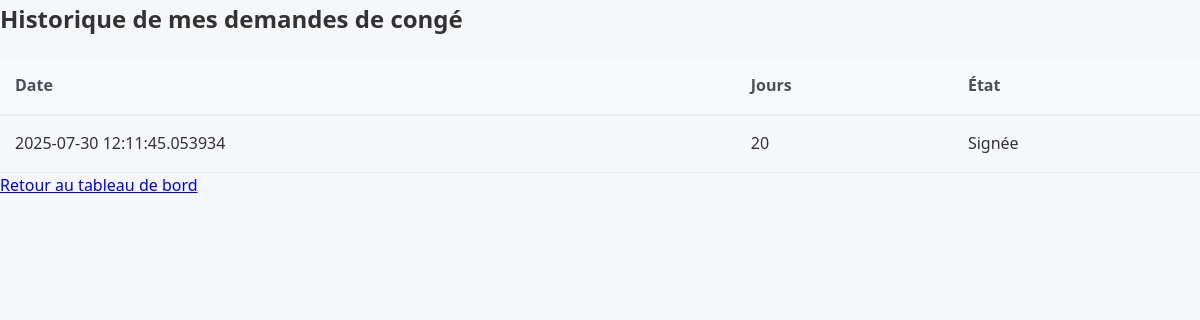
The page /history (signed in) on the database its author committed.
### main.py (models this page shows)
class DemandeConge(db.Model):
    id = db.Column(db.Integer, primary_key=True)
    user_id = db.Column(db.Integer, db.ForeignKey('user.id'), nullable=False)
    jours = db.Column(db.Integer, nullable=False)
    etat = db.Column(db.String(50), default="En attente")
    date_creation = db.Column(db.DateTime, default=datetime.utcnow)
    date_debut = db.Column(db.Date, nullable=False)
    date_fin = db.Column(db.Date, nullable=False)
    type_conge = db.Column(db.String(50), default="Annuel")
    representant = db.Column(db.String(100))

### main.py (the view)
@app.route("/history")
@login_required
def history():
    user = current_user
    demandes = DemandeConge.query.filter_by(user_id=user.id).order_by(DemandeConge.date_creation.desc()).all()
    return render_template("history.html", demandes=demandes)

### main.py (called while the page is built)
@login_manager.user_loader
def load_user(user_id):
    return User.query.get(int(user_id))

### templates/history.html (shortened to what this page needs)
<!DOCTYPE html>
<html lang="fr">
<head>
    <link rel="stylesheet" href="{{ url_for('static', filename='css/style.css') }}">
</head>
<body>
    <div class="dashboard-container">
        <h2>Historique de mes demandes de congé</h2>
        {% if demandes %}
        <table class="demandes-table">
            <tr>
                <th>Date</th>
                <th>Jours</th>
                <th>État</th>
            </tr>
            {% for d in demandes %}
            <tr>
                <td>{{ d.date_creation if d.date_creation else 'N/A' }}</td>
                <td>{{ d.jours }}</td>
                <td>{{ d.etat }}</td>
            </tr>
            {% endfor %}
        </table>
        {% else %}
        <div class="no-demandes">
            <p>Aucune demande trouvée</p>
        </div>
        {% endif %}
        <a href="{{ url_for('dashboard') }}" class="btn-main">Retour au tableau de bord</a>
    </div>
</body>
</html>

### static/css/style.css (style rules this page uses)
* { margin: 0; padding: 0; box-sizing: border-box; }
body { font-family: 'Segoe UI', Tahoma, Geneva, Verdana, sans-serif; background: #f5f7fa; color: #333; line-height: 1.6; }
.demandes-table { width: 100%; border-collapse: collapse; margin-top: 20px; }
.demandes-table th { background: #f8f9fa; padding: 15px; text-align: left; font-weight: 600; color: #495057; border-bottom: 2px solid #e9ecef; }
.demandes-table td { padding: 15px; border-bottom: 1px solid #e9ecef; }

### rows shown on the page
DemandeConge: date_creation "2025-07-30 12:11:45.053934", jours "20", etat "Signée"
